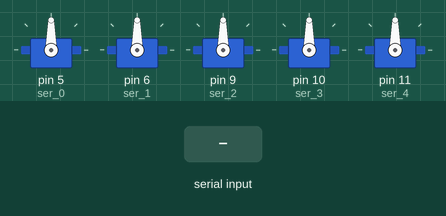
A sketch run on a simulated Arduino Mega 2560, built with avr-gcc and run on an emulated ATmega2560. Parts: 5 × servo. The inputs (shaded band) are chosen by the test bench. What the sketch prints to the serial monitor is not drawn.

Above: at 1.2 s.
1.3 s: byte 0 (0) received over Serial
At 1.7 s:
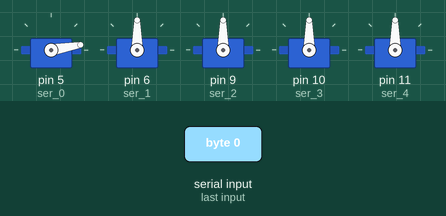
2.8 s: byte 1 (1) received over Serial
At 4.0 s:
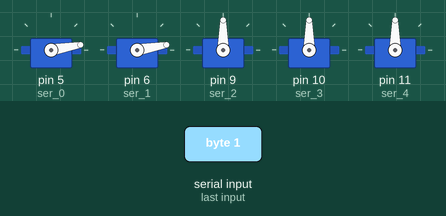
4.3 s: byte 2 (2) received over Serial
At 5.1 s:
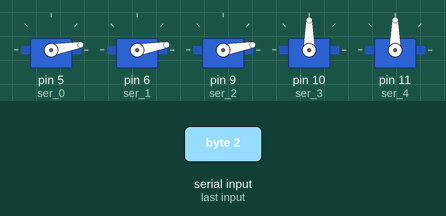
5.8 s: byte 3 (3) received over Serial
At 6.3 s:
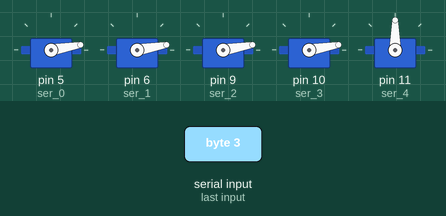
7.3 s: byte 4 (4) received over Serial
At 8.6 s:
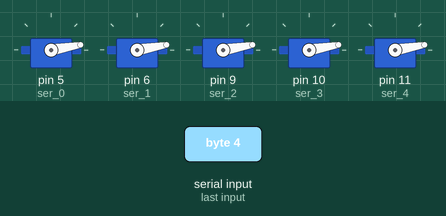
Timing chart, 0 to 9.8 s (numbered marks = the images above; inputs shaded):
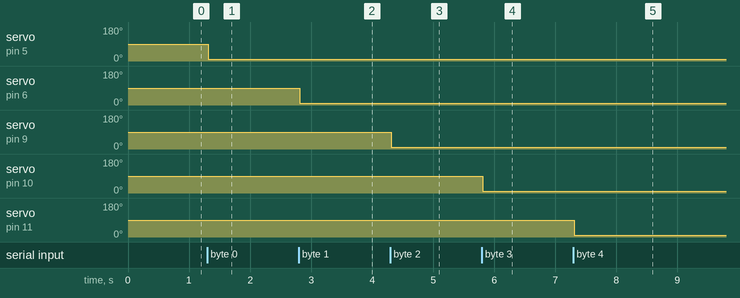

Measured:
- after the input at 1.3 s, servo on pin 5 (ser_0): 90° → 10° at once
- after the input at 2.8 s, servo on pin 6 (ser_1): 90° → 10° at once
- after the input at 4.3 s, servo on pin 9 (ser_2): 90° → 10° at once
- after the input at 5.8 s, servo on pin 10 (ser_3): 90° → 10° at once
- after the input at 7.3 s, servo on pin 11 (ser_4): 90° → 10° at once

The sketch:

code.ino
```cpp
#include <Servo.h>

Servo ser_0;
Servo ser_1;
Servo ser_2;
Servo ser_3;
Servo ser_4;

void setup() {

  ser_0.attach(5);
  ser_1.attach(6); // angle 90 real = 45
  ser_2.attach(9); // 120 parallel to ser_1
  ser_3.attach(10);
  ser_4.attach(11);
  Serial.begin(9600);

}

void loop() {
  unsigned char servo_num;
  unsigned char angle;
  if (Serial.available() > 0) {
    servo_num = Serial.read();
    Serial.print(servo_num);
    Serial.print(" ");
    delay(10);
    if (Serial.available() > 0) {
      angle = Serial.read();
      Serial.println(angle);
    }
  }
  servo(servo_num, angle);
}

void servo(unsigned char servo_num, unsigned char angle){
  switch(servo_num){
    case 0:
        ser_0.write(angle);
        break;
    case 1:
        ser_1.write(angle);
        break;
    case 2:
        ser_2.write(angle);
        break;
    case 3:
        ser_3.write(angle);
        break;
    case 4:
        ser_4.write(angle);
        break;
    default:
        break;
  }
}
```
